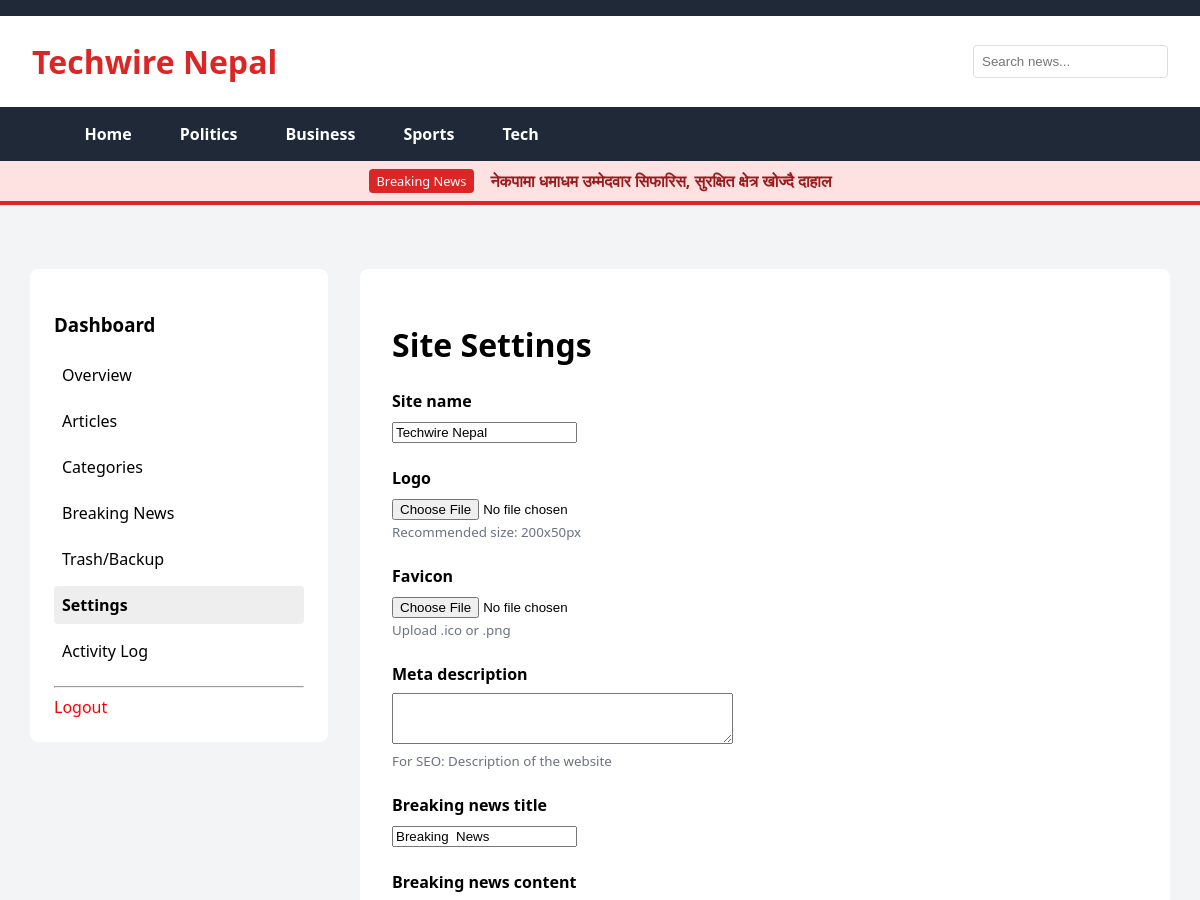
The app's page /dashboard/settings/ (signed in, upper part), older data.
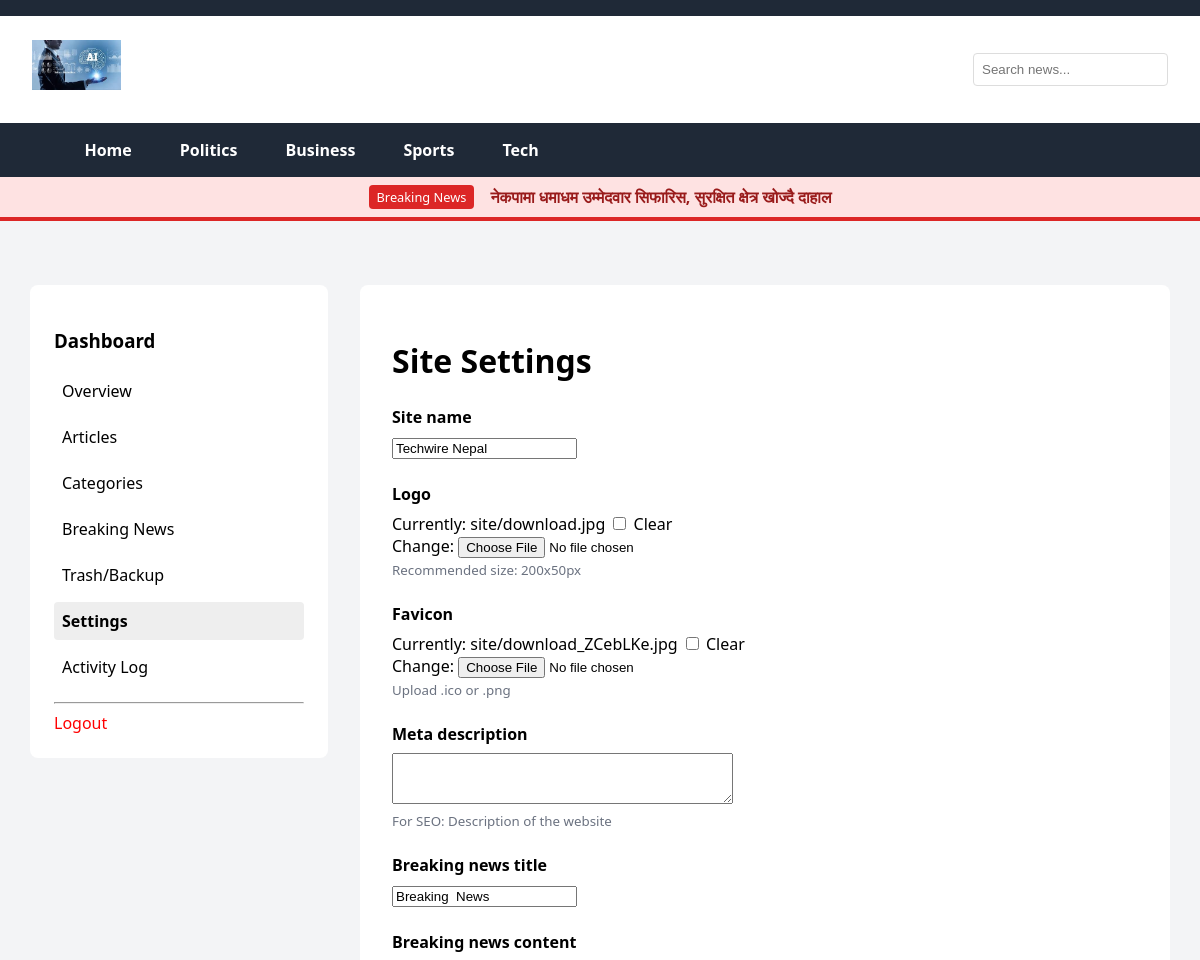
The same page, newer data.
### news/models_config.py (models this page shows, shortened)
class SiteConfiguration(models.Model):
    site_name = models.CharField(max_length=100, default="News Portal")
    logo = models.ImageField(upload_to='site/', blank=True, null=True, help_text="Recommended size: 200x50px")
    favicon = models.ImageField(upload_to='site/', blank=True, null=True, help_text="Upload .ico or .png")
    meta_description = models.TextField(blank=True, help_text="For SEO: Description of the website")
    breaking_news_title = models.CharField(max_length=50, default="BREAKING")
    breaking_news_content = models.TextField(default="Welcome to the News Portal! This is a demo of the Breaking News Ticker.", help_text="Text to scroll in the header.")
    footer_text = models.CharField(max_length=200, default="© 2026 News Portal. All rights reserved.")
    contact_email = models.EmailField(blank=True)
    contact_phone = models.CharField(max_length=20, blank=True)
    address = models.CharField(max_length=200, blank=True)
    facebook_url = models.URLField(blank=True)
    twitter_url = models.URLField(blank=True)
    youtube_url = models.URLField(blank=True)
    class Meta:
        verbose_name = "Site Configuration"
        verbose_name_plural = "Site Configuration"

### news/views.py (the view)
# urls.py: path('dashboard/settings/', views.dashboard_settings, name='dashboard_settings'),
@staff_member_required
def dashboard_settings(request):
    config, _ = SiteConfiguration.objects.get_or_create()
    if request.method == 'POST':
        form = SiteConfigForm(request.POST, request.FILES, instance=config)
        if form.is_valid():
            form.save()
            return redirect('dashboard_home')
    else:
        form = SiteConfigForm(instance=config)
    return render(request, 'news/dashboard/form.html', {'form': form, 'title': 'Site Settings'})

### news/forms.py
class SiteConfigForm(forms.ModelForm):
    class Meta:
        model = SiteConfiguration
        fields = '__all__'
        widgets = {
            'site_name': forms.TextInput(attrs={'class': 'form-control'}),
            'meta_description': forms.Textarea(attrs={'class': 'form-control', 'rows': 3}),
            'breaking_news_title': forms.TextInput(attrs={'class': 'form-control'}),
            'breaking_news_content': forms.Textarea(attrs={'class': 'form-control', 'rows': 2}),
            'footer_text': forms.TextInput(attrs={'class': 'form-control'}),
            'contact_email': forms.EmailInput(attrs={'class': 'form-control'}),
            'contact_phone': forms.TextInput(attrs={'class': 'form-control'}),
            'address': forms.TextInput(attrs={'class': 'form-control'}),
            'facebook_url': forms.URLInput(attrs={'class': 'form-control'}),
            'twitter_url': forms.URLInput(attrs={'class': 'form-control'}),
            'youtube_url': forms.URLInput(attrs={'class': 'form-control'}),
        }

### news/context_processors.py (called while the page is built)
def site_configuration(request):
    try:
        config = SiteConfiguration.objects.first()
        if not config:
            config = SiteConfiguration.objects.create()
    except:
        config = None
    return {'site_config': config}

### news/templates/news/dashboard/form.html (shortened to what this page needs)
{% extends 'news/dashboard/base_dashboard.html' %}
{% block dashboard_content %}
<h1>{{ title }}</h1>
<form method="post" enctype="multipart/form-data" style="max-width: 800px; margin-top: 1.5rem;">
    {% for field in form %}
    <div style="margin-bottom: 1.5rem;">
        <label style="display: block; margin-bottom: 0.5rem; font-weight: bold;">{{ field.label }}</label>
        {{ field }}
        {% if field.help_text %}
        <small class="text-muted" style="display: block; margin-top: 0.2rem;">{{ field.help_text }}</small>
        {% endif %}
    </div>
    {% endfor %}
</form>
{% endblock %}

### news/templates/news/dashboard/base_dashboard.html
{% extends 'news/base.html' %}
{% block content %}
<div class="dashboard-wrap" style="display: flex; gap: 2rem; margin-top: 2rem;">
        <aside style="width: 250px; background: white; padding: 1.5rem; border-radius: 8px; height: fit-content;">
                <h3>Dashboard</h3>
                <ul style="list-style: none; padding: 0;">
                        <li style="margin-bottom: 0.5rem;"><a href="{% url 'dashboard_home' %}"
                                        style="display: block; padding: 0.5rem; border-radius: 4px; {% if request.resolver_match.url_name == 'dashboard_home' %}background: #eee; font-weight: bold;{% endif %}">Overview</a>
                        </li>
                        <li style="margin-bottom: 0.5rem;"><a href="{% url 'dashboard_article_list' %}"
                                        style="display: block; padding: 0.5rem; border-radius: 4px; {% if 'article' in request.resolver_match.url_name %}background: #eee; font-weight: bold;{% endif %}">Articles</a>
                        </li>
                        <li style="margin-bottom: 0.5rem;"><a href="{% url 'dashboard_category_list' %}"
                                        style="display: block; padding: 0.5rem; border-radius: 4px; {% if 'category' in request.resolver_match.url_name %}background: #eee; font-weight: bold;{% endif %}">Categories</a>
                        </li>
                        <li style="margin-bottom: 0.5rem;"><a href="{% url 'dashboard_breaking_news' %}"
                                        style="display: block; padding: 0.5rem; border-radius: 4px; {% if 'breaking' in request.resolver_match.url_name %}background: #eee; font-weight: bold;{% endif %}">Breaking
                                        News</a>
                        </li>
                        <li style="margin-bottom: 0.5rem;"><a href="{% url 'dashboard_trash' %}"
                                        style="display: block; padding: 0.5rem; border-radius: 4px; {% if 'trash' in request.resolver_match.url_name %}background: #eee; font-weight: bold;{% endif %}">Trash/Backup</a>
                        </li>
                        <li style="margin-bottom: 0.5rem;"><a href="{% url 'dashboard_settings' %}"
                                        style="display: block; padding: 0.5rem; border-radius: 4px; {% if 'settings' in request.resolver_match.url_name %}background: #eee; font-weight: bold;{% endif %}">Settings</a>
                        </li>
                        <li style="margin-bottom: 0.5rem;"><a href="{% url 'dashboard_activity_log' %}"
                                        style="display: block; padding: 0.5rem; border-radius: 4px; {% if 'activity' in request.resolver_match.url_name %}background: #eee; font-weight: bold;{% endif %}">Activity
                                        Log</a>
                        </li>
                </ul>
                <hr>
                <a href="/admin/logout/" style="color: red;">Logout</a>
        </aside>
        <main style="flex: 1; background: white; padding: 2rem; border-radius: 8px;">
                {% block dashboard_content %}{% endblock %}
        </main>
</div>
{% endblock %}

### news/templates/news/base.html (shortened to what this page needs)
<!DOCTYPE html>
<html lang="en">
<head>
</head>
<body>
    <header>
        <div class="top-bar">
        </div>
        <div class="main-header">
            <a href="/" class="logo">
                {% if site_config.logo %}
                <img src="{{ site_config.logo.url }}" alt="{{ site_config.site_name }}" style="max-height: 50px;">
                {% else %}
                {{ site_config.site_name }}
                {% endif %}
            </a>
            <input type="text" placeholder="Search news..."
                style="padding: 0.5rem; border: 1px solid #ddd; border-radius: 4px;">
        </div>
        <nav class="nav-menu">
            <div class="container" style="padding:0; margin:0 auto; max-width: 95%;">
                <ul>
                    <li><a href="/">Home</a></li>
                    {% for cat in categories %}
                    <li><a href="{% url 'category_detail' cat.slug %}">{{ cat.name }}</a></li>
                    {% empty %}
                    <li><a href="#">Politics</a></li>
                    <li><a href="#">Business</a></li>
                    <li><a href="#">Sports</a></li>
                    <li><a href="#">Tech</a></li>
                    {% endfor %}
                </ul>
            </div>
        </nav>
        <div style="background: #fee2e2; color: #991b1b; padding: 0.5rem; display: flex; align-items: center;">
            <div class="container"
                style="padding: 0; display: flex; align-items: center; max-width: 95%; margin: 0 auto;">
                <span class="badge" style="margin-right: 1rem; flex-shrink: 0;">Breaking News</span>
                <marquee scrollamount="6" style="font-weight: 600;">
                    {{ site_config.breaking_news_content }}
                </marquee>
            </div>
        </div>
    </header>
    <div class="container">
        {% block content %}{% endblock %}
    </div>
</body>
</html>

### news/templates/news/base.html (style rules this page uses)
:root { --primary: #dc2626; --dark: #1f2937; --light: #f3f4f6; }
body { font-family: 'Segoe UI', sans-serif; margin: 0; background: var(--light); }
a { text-decoration: none; color: inherit; }
header { background: white; border-bottom: 4px solid var(--primary); }
.top-bar { background: var(--dark); color: white; padding: 0.5rem 2rem; font-size: 0.9rem; display: flex; justify-content: space-between; }
.main-header { padding: 1.5rem 2rem; display: flex; align-items: center; justify-content: space-between; }
.logo { font-size: 2rem; font-weight: 900; color: var(--primary); }
.nav-menu { background: var(--dark); color: white; padding: 0 2rem; }
.nav-menu ul { list-style: none; display: flex; margin: 0; padding: 0; overflow-x: auto; }
.nav-menu li a { display: block; padding: 1rem 1.5rem; font-weight: 600; white-space: nowrap; }
.container { max-width: 95%; margin: 0 auto; padding: 2rem 1rem; }
.badge { background: var(--primary); color: white; padding: 0.2rem 0.5rem; border-radius: 4px; font-size: 0.8rem; }
.text-muted { color: #6b7280; }
body { top: 0 !important; }

Row changes from the older to the newer data that the page shows:
changed SiteConfiguration "नेकपामा धमाधम उम्मेदवार सिफारिस, सुरक्षित क्षेत्र खोज्दै दाहाल": logo: picture added; site_name "Techwire Nepal" → (not shown)
Text that changed along with them:
new list line: "Currently: site/download.jpg Clear Change: ☐"
new list line: "Currently: site/download_ZCebLKe.jpg Clear Change: ☐"
